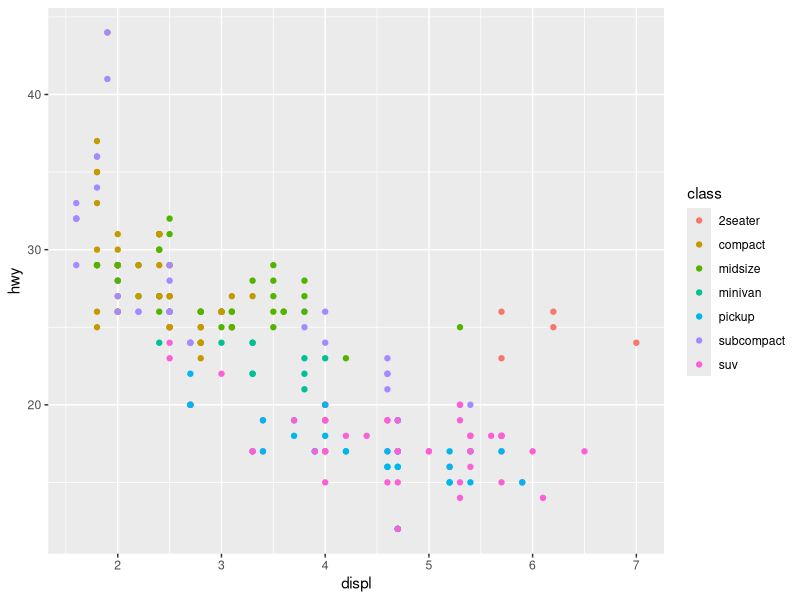
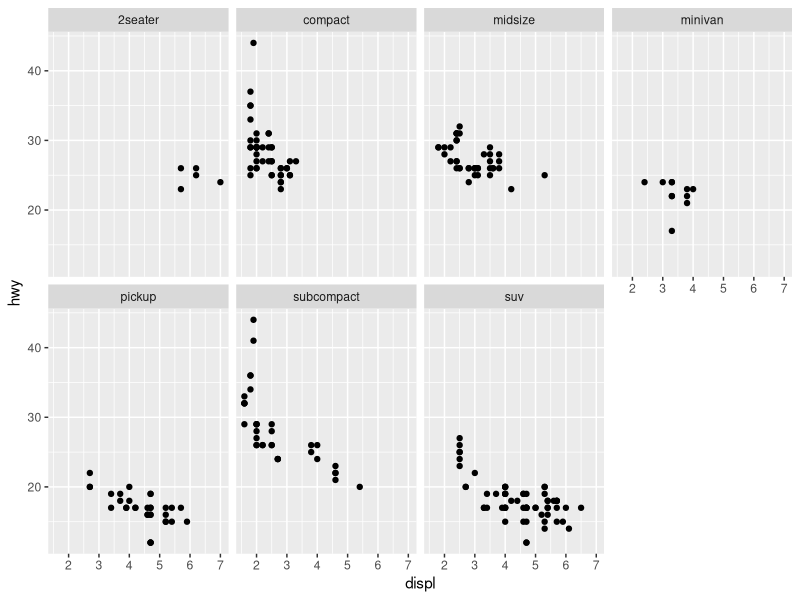
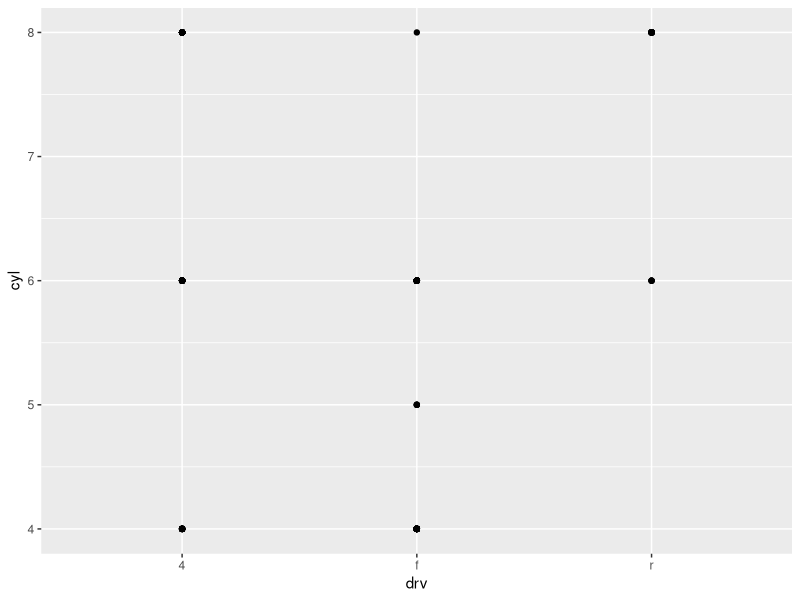
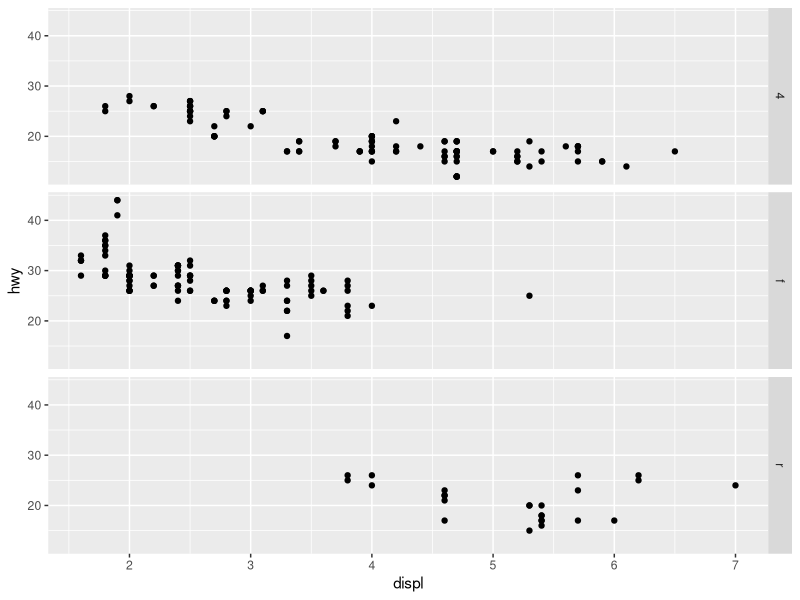
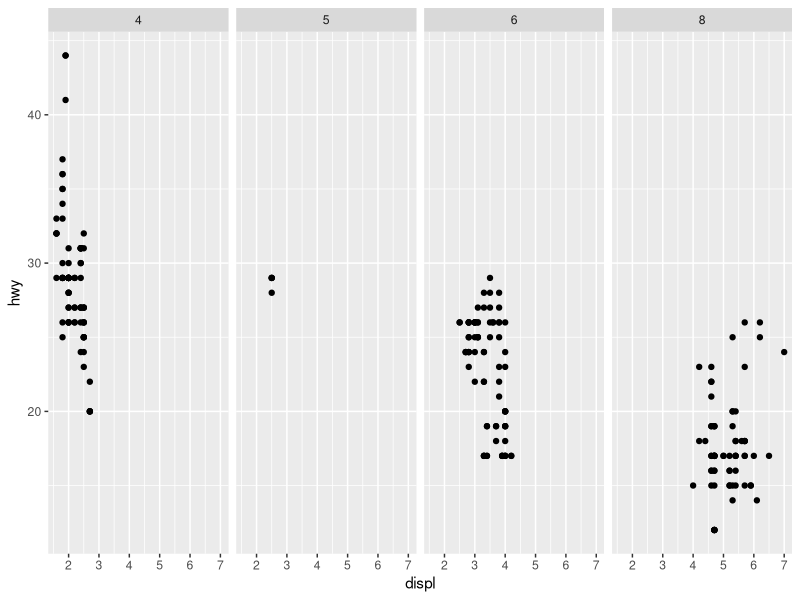
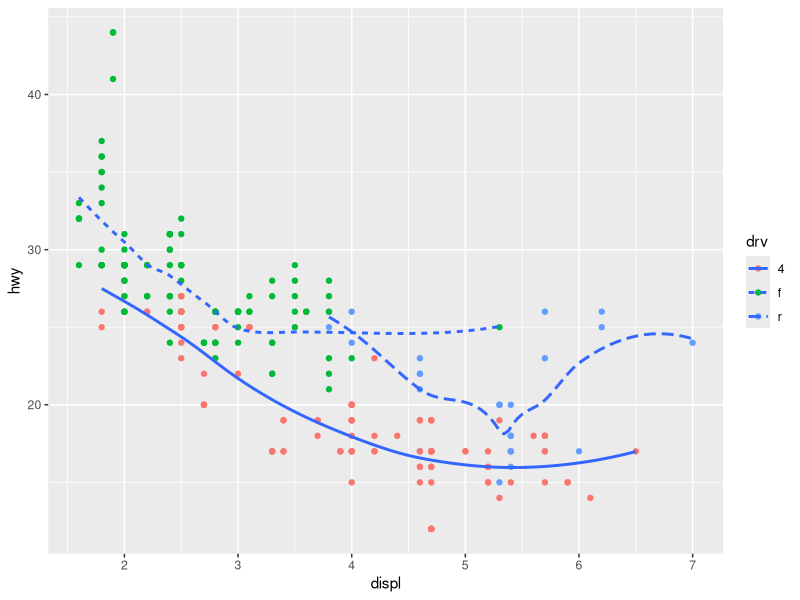
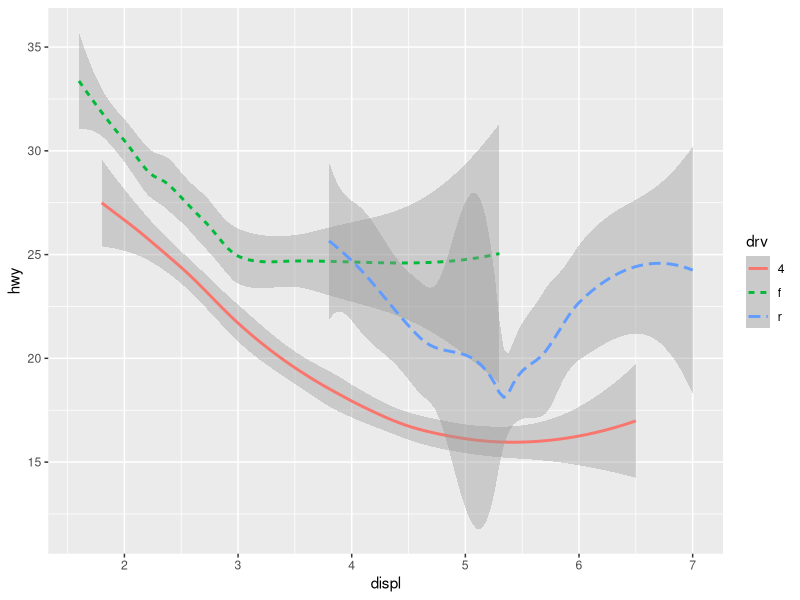
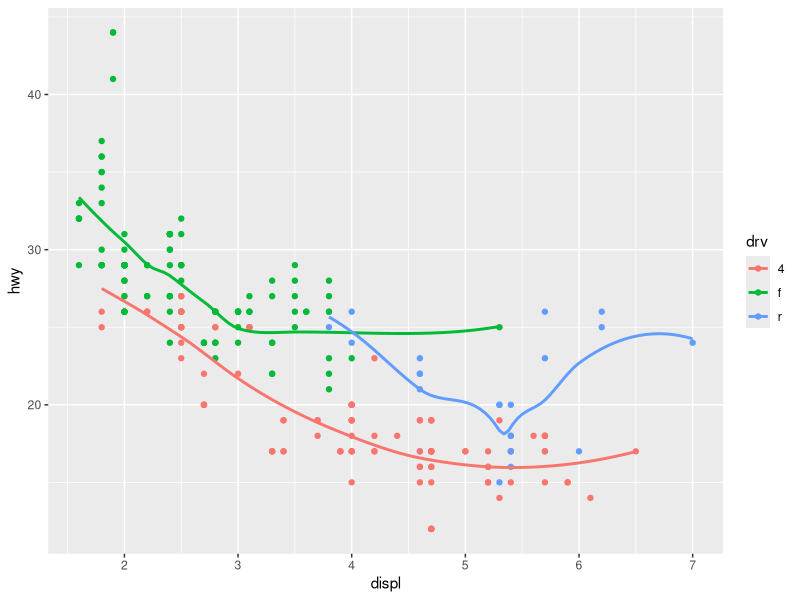

The R script that drew these images, in order:
install.packages("tidyverse")
library(tidyverse)

data("mpg")
mpg
ggplot(data = mpg) +
  geom_point(mapping = aes(x = displ, y = hwy, color = class))

ggplot(data = mpg) +
  geom_point(mapping = aes(x = displ, y = hwy)) +
  facet_wrap(~ class, nrow = 2)
ggplot(data = mpg) + 
  geom_point(mapping = aes(x = drv, y = cyl))

ggplot(data = mpg) + 
  geom_point(mapping = aes(x = displ, y = hwy)) +
  facet_grid(drv ~ .) # no col dim, only row dim

ggplot(data = mpg) + 
  geom_point(mapping = aes(x = displ, y = hwy)) +
  facet_grid(. ~ cyl) # no row dimension, only a column dim

ggplot(data = mpg) +
  geom_point(mapping = aes(x = displ, y = hwy, color = drv)) +
  geom_smooth(mapping = aes(x = displ, y = hwy, linetype = drv), se = F)

ggplot(data = mpg) +
  geom_smooth(mapping = aes(x = displ, y = hwy, linetype = drv, color = drv))

# -------------Exercises----------------
ggplot(data = mpg, mapping = aes(x = displ, y = hwy, color = drv)) +
  geom_point() +
  geom_smooth(se = F) #the global aesthetics carried forward to both the geom_point and the geom_smooth objects

ggplot(data = mpg) +
  geom_smooth(mapping = aes(x = displ, y = hwy, color = drv))
#if aesthetics are mapped, the geom will provide a legend even if omitted.  To remove a legend, you must explicitly set the arg to false

#6a
ggplot(data = mpg, mapping = aes(x = displ, y = hwy)) +
  geom_point() +
  geom_smooth(se = F)
#6b
ggplot(data = mpg, mapping = aes(x = displ, y = hwy)) +
  geom_point() +
  geom_smooth(aes(linetype = drv), show.legend = F, se = F)
#6c
ggplot(data = mpg, mapping = aes(x = displ, y = hwy, color = drv)) +
  geom_point() +
  geom_smooth(se = F)
#6d
ggplot(data = mpg, mapping = aes(x = displ, y = hwy)) +
  geom_point(aes(color = drv)) +
  geom_smooth(se = F)
#6e
ggplot(data = mpg, mapping = aes(x = displ, y = hwy)) +
  geom_point(aes(color = drv)) +
  geom_smooth(aes(linetype = drv), se = F)
#6f
ggplot(data = mpg) +
  geom_point(mapping = aes(x = displ, y = hwy, color = drv))

# ------------Statistical Transformations ------------

ggplot(data = diamonds) +
  geom_bar(mapping = aes(x = cut))
#geom_bar uses a stat to transform the data into a count of the total diamonds rather than reporting the raw values of the dataset.

ggplot(data = diamonds) +
  geom_bar(mapping = aes(x = cut, y = ..prop.., group = 1))
#the two dots (..) indicate this is a transformed stat and not the raw data
#the group = 1 is a 'dummy' grouping to ensure we calculate the proportion of each cut from the total

